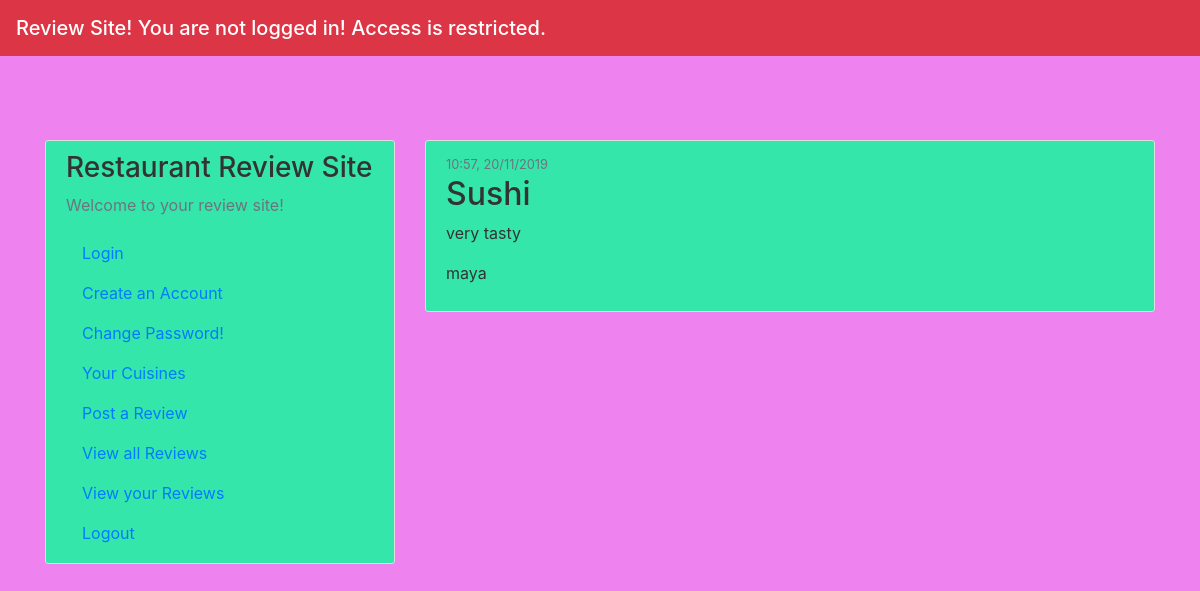
The page /view_all on the database as committed earlier.
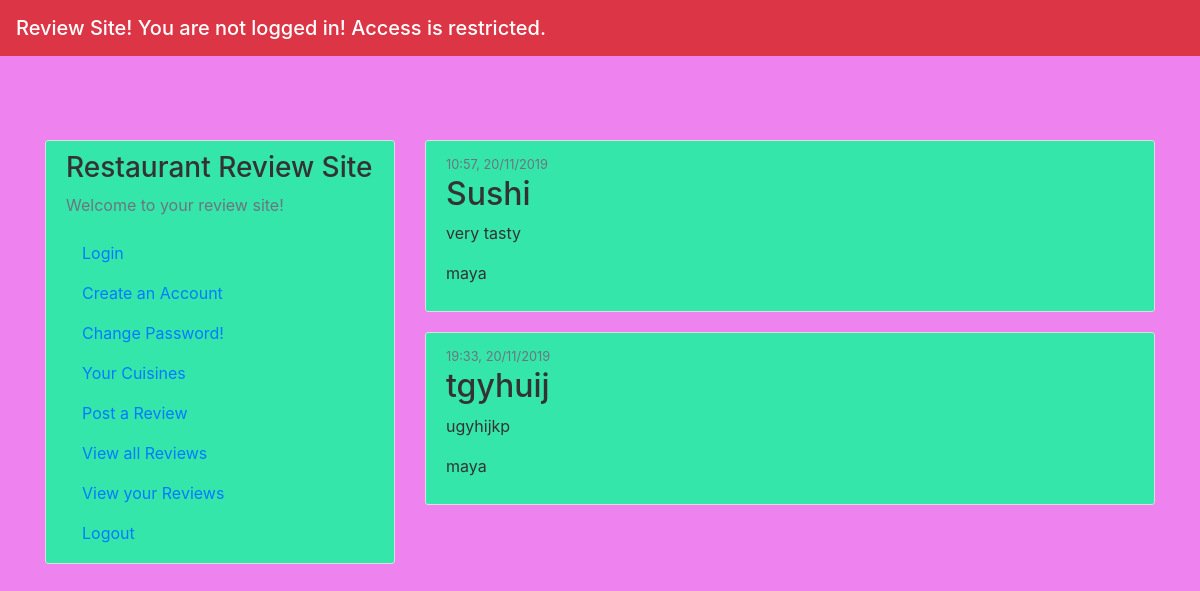
The same page on the database as committed later.
### app/models.py (models this page shows, shortened)
class Items(db.Model):
    id = db.Column(db.Integer, primary_key=True)
    restaurant = db.Column(db.String(20), unique=False, nullable=False)
    content = db.Column(db.String(120), unique=True, nullable=False)
    date_posted = db.Column(db.DateTime, nullable=False, default=datetime.utcnow)
    location_long = db.Column(db.String(120), unique=False, nullable=True)
    location_lat = db.Column(db.String(120), unique=False, nullable=True)
    user_id = db.Column(db.Integer, db.ForeignKey('accounts.id'), nullable=False)

### app/views.py (the view)
@app.route("/view_all")
def view_all():
    posts = Items.query.all()
    if posts == []:
        flash('No reviews to display yet!')
    else:
        for post in posts:
            post.username = Accounts.query.filter_by(id=Items.id).first().username
    return render_template('view_all.html', posts=posts)

### app/templates/view_all.html (shortened to what this page needs)
{% extends "index.html" %}
{% block content %}
    {% for post in posts %}
        <article class="media content-section">
          <div class="media-body">
            <div class="article-metadata">
                <small class="text-muted">{{ post.date_posted.strftime("%H:%M, %d/%m/%Y") }} </small>
            </div>
            <h2><a class="article-title">{{ post.restaurant }}</a> </h2>
            <p class="article-content">{{ post.content }}</p>
            <p class="article-content">{{ post.username }}</p>
          </div>
        </article>
    {% endfor %}
{% endblock content %}

### app/templates/index.html (shortened to what this page needs)
<!DOCTYPE html>
<html lang="en">
  <head>
      <link rel="stylesheet" href="https://maxcdn.bootstrapcdn.com/bootstrap/4.0.0/css/bootstrap.min.css">
      <link rel="stylesheet" type="text/css" href="{{ url_for('static', filename='main.css') }}">
  </head>
  <body>
      <header class="site-header">
      <nav class="navbar navbar-dark bg-primary fixed-top bg-danger">
        <span class="navbar-brand mb-0 h1"> Review Site!
          {% if current_user.is_authenticated %}
          Hi {{ current_user.username }} you are logged in!
          {% else %}
          You are not logged in! Access is restricted.
          {% endif %}
        </span>
      </nav>
      </header>
      <main class="container">
        <div class="row">
          <div class="col-md-4">
            <div class="content-section">
              <h3> Restaurant Review Site</h3>
              <p class='text-muted'>Welcome to your review site! </p>
                <ul class="list-group">
                  <li><a class="nav-item nav-link" href="/login">Login</a> </li>
                  <li><a class="nav-item nav-link" href="/register">Create an Account</a></li>
                  <li><a class="nav-item nav-link" href="/password_change">Change Password!</a></li>
                  <li><a class="nav-item nav-link" href="/preferences">Your Cuisines</a></li>
                  <li><a class="nav-item nav-link" href="/post_rev">Post a Review</a></li>
                  <li><a class="nav-item nav-link" href="/view_all">View all Reviews</a></li>
                  <li><a class="nav-item nav-link" href="/view_user">View your Reviews</a></li>
                  <li><a class="nav-item nav-link" href="/logout" >Logout</a></li>
                </ul>
            </div>
          </div>
          <div class="col-md-8">
            {% block content %}{% endblock %}
          </div>
        </div>
      </main>
  </body>
</html>

### app/static/main.css (style rules this page uses)
body { background: #61B2E3; color: #333333; margin-top: 5rem; padding: 60px 0; background-color: rgb(238, 130, 238); }
.content-section { background: #ffffff; padding: 10px 20px; border: 1px solid #dddddd; border-radius: 3px; margin-bottom: 20px; }
ul { list-style-type:none; }
.navbar { background-color: pink; }

Rows that differ between the two databases and show on the page:
added Items: date_posted "19:33, 20/11/2019", restaurant "tgyhuij", content "ugyhijkp", username "maya"
